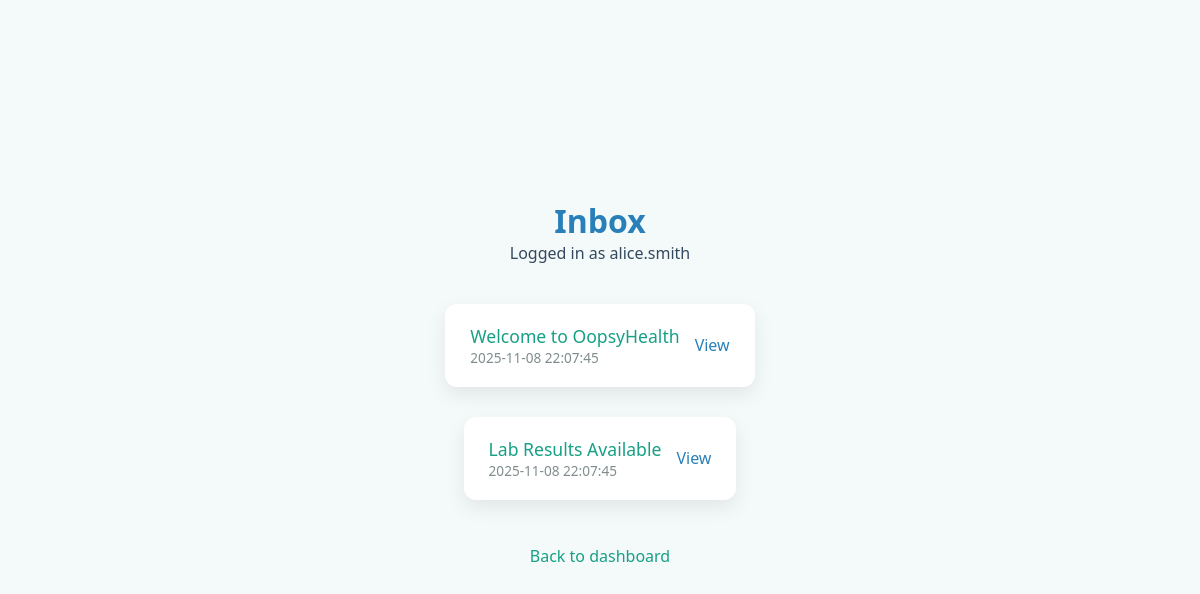
The page /inbox/ (signed in) on the database its author committed.
### tables this page shows
CREATE TABLE users (
    id INTEGER PRIMARY KEY AUTOINCREMENT,
    name TEXT NOT NULL,
    surname TEXT NOT NULL,
    username TEXT UNIQUE NOT NULL,
    email TEXT UNIQUE NOT NULL,
    password_hash TEXT NOT NULL,
    role TEXT NOT NULL, -- patient, pharmacist, doctor
    phone TEXT
);

CREATE TABLE inbox (
    id INTEGER PRIMARY KEY AUTOINCREMENT,
    owner_id INTEGER NOT NULL,
    subject TEXT,
    content TEXT,
    sent_at TIMESTAMP DEFAULT CURRENT_TIMESTAMP,
    FOREIGN KEY (owner_id) REFERENCES users(id)
);

### app/src/inbox.py (the view)
@inbox_bp.route("/")
@require_auth
def list_inbox():
    username = g.user["sub"]
    conn = get_db()
    cur = conn.execute("SELECT id FROM users WHERE username=?", (username,))
    user = cur.fetchone()
    if not user:
        return "User not found", 404
    user_id = user["id"]
    cur = conn.execute("SELECT id, subject, sent_at FROM inbox WHERE owner_id=? ORDER BY sent_at DESC", (user_id,))
    rows = cur.fetchall()
    return render_template("inbox_list.html", messages=rows, user=username)

### app/src/auth.py (called while the page is built)
def require_auth(f):
    @wraps(f)
    def inner(*args, **kwargs):
        token = request.cookies.get("oopsy_jwt")
        if not token:
            return redirect(url_for("auth.login"))
        try:
            data = jwt.decode(token, JWT_SECRET, algorithms=["HS256"])
        except Exception:
            return redirect(url_for("auth.login"))
        g.user = data  # stores username and role
        return f(*args, **kwargs)
    return inner

### app/src/inbox.py (called while the page is built)
def get_db():
    conn = sqlite3.connect(str(DB_FILE))
    conn.row_factory = sqlite3.Row
    return conn

### app/templates/inbox_list.html (shortened to what this page needs)
<!doctype html>
<html>
<head>
  <link rel="stylesheet" href="/static/css/styles.css">
  <link rel="stylesheet" href="/static/css/inbox_list.css">
</head>
<body>
  <h1>Inbox</h1>
  <p>Logged in as {{ user }}</p>
  {% if messages and messages|length > 0 %}
    {% for m in messages %}
      <div class="message-card">
        <div>
          <div class="subject">{{ m['subject'] }}</div>
          <div class="timestamp">{{ m['sent_at'] }}</div>
        </div>
        <a href="/inbox/view/{{ m['id'] }}">View</a>
      </div>
    {% endfor %}
  {% else %}
    <p class="no-messages">No messages.</p>
  {% endif %}
  <p><a class="back-link" href="/reports">Back to dashboard</a></p>
</body>
</html>

### app/static/css/styles.css (style rules this page uses)
* { margin: 0; padding: 0; box-sizing: border-box; font-family: 'Segoe UI', Tahoma, Geneva, Verdana, sans-serif; }
body { background-color: #eaf6f6; color: #2c3e50; display: flex; flex-direction: column; min-height: 100vh; justify-content: center; align-items: center; }
a { text-decoration: none; color: #3498db; }

### app/static/css/inbox_list.css (style rules this page uses)
h1 { text-align: center; font-size: 2rem; color: #2980b9; margin-top: 30px; font-weight: 600; }
p { text-align: center; color: #34495e; font-size: 1rem; margin-bottom: 25px; }
.message-card { max-width: 700px; margin: 15px auto; padding: 20px 25px; background-color: #ffffff; border-radius: 12px; box-shadow: 0 8px 20px rgba(0,0,0,0.08); display: flex; justify-content: space-between; align-items: center; transition: transform 0.2s, box-shadow 0.2s; }
.message-card .subject { font-weight: 500; color: #16a085; font-size: 1.1rem; }
.message-card .timestamp { font-size: 0.85rem; color: #7f8c8d; }
.message-card a { text-decoration: none; color: #2980b9; font-weight: 500; margin-left: 15px; transition: color 0.2s; }
.back-link { display: block; text-align: center; margin-top: 30px; font-weight: 500; color: #16a085; text-decoration: none; }
body { font-family: 'Segoe UI', Tahoma, Geneva, Verdana, sans-serif; background-color: #f4f9f9; padding-bottom: 40px; }

### rows shown on the page
users: username "alice.smith"
inbox: subject "Welcome to OopsyHealth", sent_at "2025-11-08 22:07:45"
inbox: subject "Lab Results Available", sent_at "2025-11-08 22:07:45"
